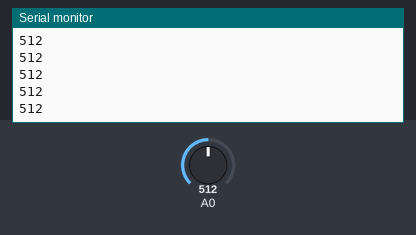
Bench run of a sketch on a simulated Arduino Uno, built with avr-gcc and run on an emulated ATmega328P. Parts: the last lines printed to the serial monitor. The inputs (shaded band) are chosen by the test bench; at power-on: A0 = 512.

Above: at 1.2 s.
1.3 s: A0 set to 716
At 1.9 s:
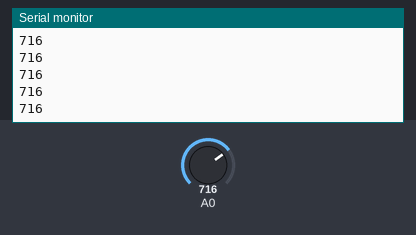
2.8 s: A0 set to 900
At 3.5 s:
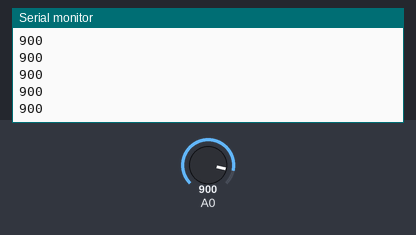
Timing chart, 0 to 5.8 s (numbered marks = the images above; inputs shaded):
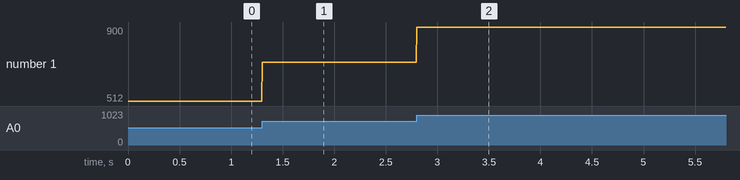

The sketch:

week11-exercise1.ino
```cpp
void setup() {
  Serial.begin(115200);
}

void loop() {
  int potValue = analogRead(A0);
  Serial.println(potValue);
  delay(5);
}
```

Measured:
- after the input at 1.3 s, the serial monitor: prints a new line at once (image 1)
- after the input at 2.8 s, the serial monitor: prints a new line at once (image 2)
- plotted number 1: 512 → 716 after the input at 1.3 s, 716 → 900 after the input at 2.8 s
